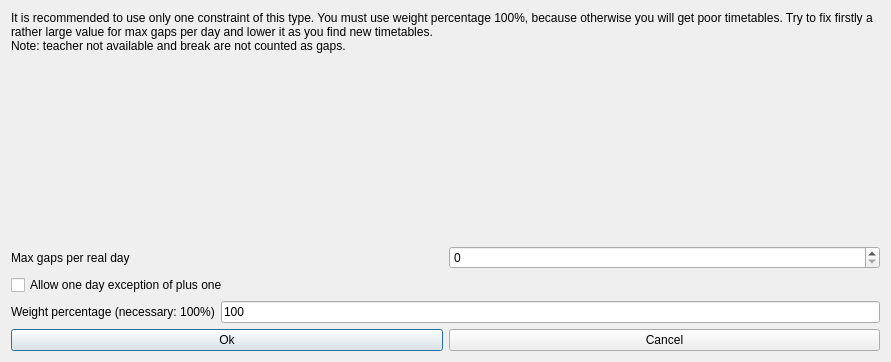
<?xml version="1.0" encoding="UTF-8"?>
<ui version="4.0">
 <class>ModifyConstraintTeachersMaxGapsPerRealDayForm_template</class>
 <widget class="QDialog" name="ModifyConstraintTeachersMaxGapsPerRealDayForm_template">
  <property name="geometry">
   <rect>
    <x>0</x>
    <y>0</y>
    <width>891</width>
    <height>362</height>
   </rect>
  </property>
  <property name="windowTitle">
   <string extracomment="This is the title of the dialog to modify a constraint of this type">Modify teachers max gaps per real day</string>
  </property>
  <layout class="QGridLayout" name="gridLayout">
   <item row="0" column="0">
    <widget class="QLabel" name="weightTextLabel_2">
     <property name="sizePolicy">
      <sizepolicy hsizetype="Minimum" vsizetype="Minimum">
       <horstretch>0</horstretch>
       <verstretch>0</verstretch>
      </sizepolicy>
     </property>
     <property name="frameShape">
      <enum>QFrame::NoFrame</enum>
     </property>
     <property name="frameShadow">
      <enum>QFrame::Plain</enum>
     </property>
     <property name="text">
      <string>It is recommended to use only one constraint of this type. You must use weight percentage 100%, because otherwise you will get poor timetables. Try to fix firstly a rather large value for max gaps per day and lower it as you find new timetables.
Note: teacher not available and break are not counted as gaps.</string>
     </property>
     <property name="wordWrap">
      <bool>true</bool>
     </property>
    </widget>
   </item>
   <item row="1" column="0">
    <spacer name="spacer5">
     <property name="orientation">
      <enum>Qt::Vertical</enum>
     </property>
     <property name="sizeType">
      <enum>QSizePolicy::Expanding</enum>
     </property>
     <property name="sizeHint" stdset="0">
      <size>
       <width>20</width>
       <height>83</height>
      </size>
     </property>
    </spacer>
   </item>
   <item row="2" column="0">
    <layout class="QHBoxLayout" name="horizontalLayout">
     <item>
      <widget class="QLabel" name="textLabel1">
       <property name="text">
        <string>Max gaps per real day</string>
       </property>
       <property name="wordWrap">
        <bool>false</bool>
       </property>
      </widget>
     </item>
     <item>
      <widget class="QSpinBox" name="maxGapsSpinBox"/>
     </item>
    </layout>
   </item>
   <item row="3" column="0">
    <widget class="QCheckBox" name="exceptionCheckBox">
     <property name="text">
      <string comment="It is for max span per day, means that in one day the teacher is allowed to have max span + 1">Allow one day exception of plus one</string>
     </property>
    </widget>
   </item>
   <item row="4" column="0">
    <layout class="QHBoxLayout" name="horizontalLayout_2">
     <item>
      <widget class="QLabel" name="weightTextLabel">
       <property name="frameShape">
        <enum>QFrame::NoFrame</enum>
       </property>
       <property name="frameShadow">
        <enum>QFrame::Plain</enum>
       </property>
       <property name="text">
        <string>Weight percentage (necessary: 100%)</string>
       </property>
       <property name="wordWrap">
        <bool>false</bool>
       </property>
      </widget>
     </item>
     <item>
      <widget class="QLineEdit" name="weightLineEdit">
       <property name="text">
        <string notr="true">100</string>
       </property>
      </widget>
     </item>
    </layout>
   </item>
   <item row="5" column="0">
    <layout class="QHBoxLayout">
     <item>
      <widget class="QPushButton" name="okPushButton">
       <property name="text">
        <string>Ok</string>
       </property>
      </widget>
     </item>
     <item>
      <widget class="QPushButton" name="cancelPushButton">
       <property name="text">
        <string>Cancel</string>
       </property>
      </widget>
     </item>
    </layout>
   </item>
  </layout>
 </widget>
 <layoutdefault spacing="6" margin="11"/>
 <resources/>
 <connections/>
</ui>
